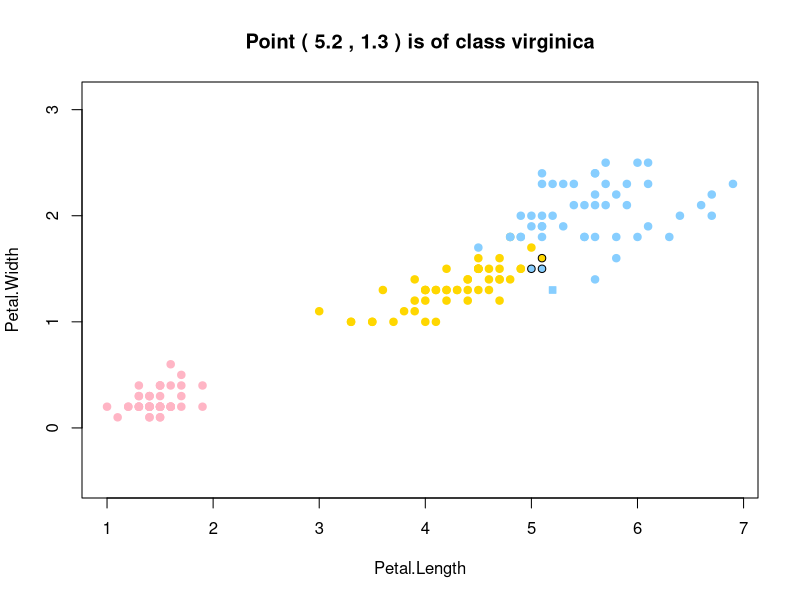

Here is the R script that generated this plot:
library(lattice)
colors <- c("setosa"="pink1","versicolor"="gold","virginica"="skyblue1")
qPow <<- numeric()
optimalK <<- 3
optimalQ <<- 26
maxQ <- 0.9
minQ <- 0.1
parOne <- 3   #чтобы можно было легко поменять параметры
parTwo <- 4
titles <- dimnames(iris)[2]
xname <- titles[[1]][parOne]   #названия для подписей на карте
yname <- titles[[1]][parTwo]


eucDist <- function(u,v) {  #функция расстояния между парой точек
  return (sqrt(sum((u-v)^2)))
}


sortObjbyDist <- function(xl,z,metricFunc=eucDist) {  #функция сортировки массива по расстоянию до z
  l <- dim(xl)[1]
  n <- dim(xl)[2]-1
  dist <- matrix(NA,l,2)
  for (i in 1:l) {
    dist[i, ] <- c(i, metricFunc(xl[i,1:n],z))  #создание списка пар (номер объекта, расстояние до z)
  }
  orderedXl <- xl[order(dist[ ,2]), ]   #сортировка списка объектов
  return (orderedXl)
}


kwNN <- function(xl,z,optK,optQ) {
  orderedXl <- sortObjbyDist(xl,z)
  n <- dim(orderedXl)[2]
  classes <- orderedXl[1:optK,n]   #получает список классов для ближайших k объектов
  counts <- c("setosa"=0.0,"versicolor"=0.0,"virginica"=0.0)
  for (i in 1:optK) {
    counts[classes[i]] <- counts[classes[i]]+qPow[i,optQ];
  }
  class <- names(which.max(counts))   #выбирает тот класс, у которого больше всего представителей
  return (class)
}


determkwNN_LOO <- function(xl,qCount) {
  l <- dim(xl)[1]
  n <- dim(xl)[2]-1
  maxK <- l-1
  X <- c(1:maxK)
  Y <- seq(qPow[1,1],qPow[1,qCount],qPow[1,2]-qPow[1,1])
  errorForK <- matrix(0.0,maxK,qCount,dimnames=list(X,Y))
  for (i in 1:l) {  #перебираем каждый элемент
    obj <- xl[i, ]
    newXl <- xl[-i, ]  #убираем его из выборки
    z <- obj[1:n]
    orderedXl <- sortObjbyDist(newXl,z)  #находим расстояния до всех объектов
    print(i)
    for (q in 1:qCount) {   #перебираем значение q
      classes <- c("setosa"=0,"versicolor"=0,"virginica"=0)
      for (k in 1:maxK) {    #перебираем значение k
        classes[orderedXl[k,n+1]] <- classes[orderedXl[k,n+1]]+qPow[k,q]  #добавляем k-ый элемент
        class <- names(which.max(classes))  #выбирает тот класс, у которого вес больше
        if (class!=obj[n+1]) {   #если произошла ошибка классификации
          errorForK[k,q]=errorForK[k,q]+1/l   #то увеличиваем для данной пары (k,q) значение ошибки
        }
      }
    }
  }
  print(levelplot(errorForK,col.regions=heat.colors(100),main="LOO(k,q) level plot",xlab="k",ylab="q",xlim=seq(1,maxK,10),asp=1))
  optK <- 1
  optQ <- 1
  for (k in 1:maxK) {
    for (q in 1:qCount) {
      if (errorForK[k,q]<errorForK[optK,optQ]) {
        optK <- k
        optQ <- q
      }
    }
  }
  return (c(optK,optQ,errorForK[optK,optQ]))
}


algoShow <- function(z) { #решение для отдельной точки, пример работы алгоритма
  k <- optimalK
  q <- optimalQ
  xl <- iris[ ,c(parOne,parTwo,5)]   #построение выборки
  l <- dim(xl)[1]
  orderedXl <- sortObjbyDist(xl,z)
  n <- dim(orderedXl)[2]-1
  classes <- orderedXl[1:k,n+1]   #получает список классов для всех объектов
  counts <- c("setosa"=0.0,"versicolor"=0.0,"virginica"=0.0)
  for (i in 1:k) {
    counts[classes[i]] <- counts[classes[i]]+qPow[i,q]
  }
  class <- names(which.max(counts))   #выбирает тот класс, у которого вес больше
  remove <- strtoi(dimnames(orderedXl[1:k, ])[[1]])  #получить номера тех, кто является ближайшими соседями
  newXl <- xl[-remove, ]    #убрать ближайших соседей из общего списка
  message <- paste("Point (",z[1],",",z[2],") is of class",class)
  plot(newXl[ ,1:n],pch=21,bg=colors[newXl[ ,n+1]],col=colors[newXl[ ,n+1]],asp=1,main=message,xlab=xname,ylab=yname)
  points(z[1],z[2],pch=22,bg=colors[class],col=colors[class],asp=1)
  points(orderedXl[1:k,1:n],pch=21,bg=colors[orderedXl[1:k,n+1]],col="black",asp=1)
}


main <- function(runLOO=FALSE,runMap=FALSE) {
  errorValue <- 0.04
  optQ <- 0.62
  xl <- iris[ ,c(parOne,parTwo,5)]   #построение выборки
  xMin <- xl[which.min(xl[ ,1]),1]   #нахождение минимального и максимальнго иксов
  xMax <- xl[which.max(xl[ ,1]),1]
  X <- seq(from=xMin,to=xMax,by=0.05)   #список всех иксов на карте
  xLen <- length(X)
  yMin <- xl[which.min(xl[ ,2]),2]   #нахождение минимального и максимального игриков
  yMax <- xl[which.max(xl[ ,2]),2]
  Y <- seq(from=yMin,to=yMax,by=0.05)   #список всех игриков на карте
  yLen <-length(Y)
  qCount <- 41
  l <- dim(xl)[1]-1
  qPow <<- matrix(NA,l,qCount)
  for (i in 1:qCount) {
    q <- (maxQ-minQ)/(qCount-1)*(i-1)+minQ
    qPow[1,i] <<- q
    for (j in 2:l) {
      qPow[j,i] <<- qPow[j-1,i]*q
    }
  }
  if (runLOO==TRUE) {
    optimals <- determkwNN_LOO(xl,qCount)
    optimalK <<- optimals[1]
    optimalQ <<- optimals[2]
    errorValue <- optimals[3]
    optQ <- (maxQ-minQ)/(qCount-1)*(optimalQ-1)+minQ
  }
  if (runMap==TRUE) {
    flowers <- matrix(NA,xLen,yLen)
    positions <- matrix(NA,xLen*yLen,2)
    cnt <- 1
    for (i in 1:yLen) {
      print(Y[i])
      for (j in 1:xLen) {
        z <- c(X[j],Y[i])
        positions[cnt, ] <- z   #запоминаем координаты объекта
        flowers[j,i] <- kwNN(xl,z,optimalK,optimalQ)   #находим предположительный класс методом kNN
        cnt <- cnt+1
      }
    }
    message <- paste("Map of kwNN for K =",optimalK,"and Q =",optQ,"with error =",errorValue)
    plot(positions,pch=1,bg="white",col=colors[flowers],asp=1,main=message,xlab=xname,ylab=yname)
    points(iris[ ,c(parOne,parTwo)],pch=21,bg=colors[iris$Species],col=colors[iris$Species],asp=1)
  }
}
main(FALSE,FALSE)	#посчитать отдельно LOO и полную карту
algoShow(c(5.2,1.3))	#показать классификацию случайной точки, подсветив её соседей
